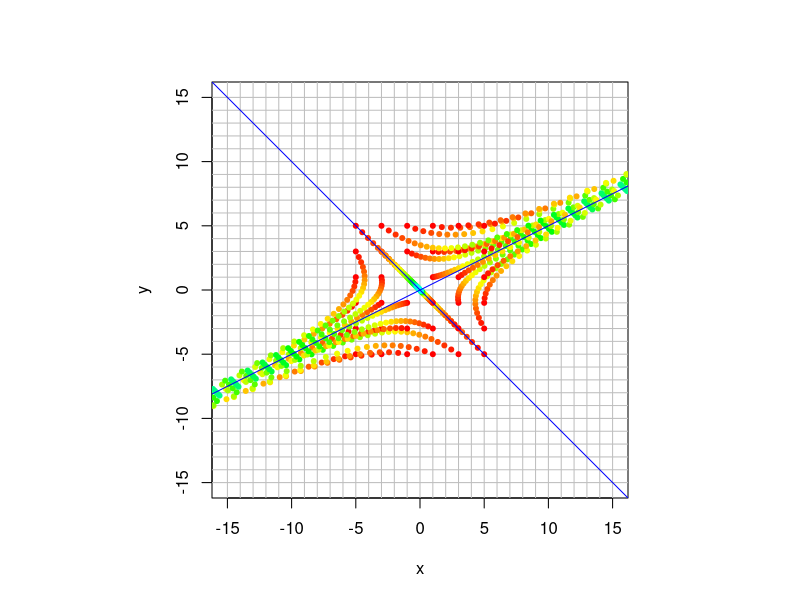
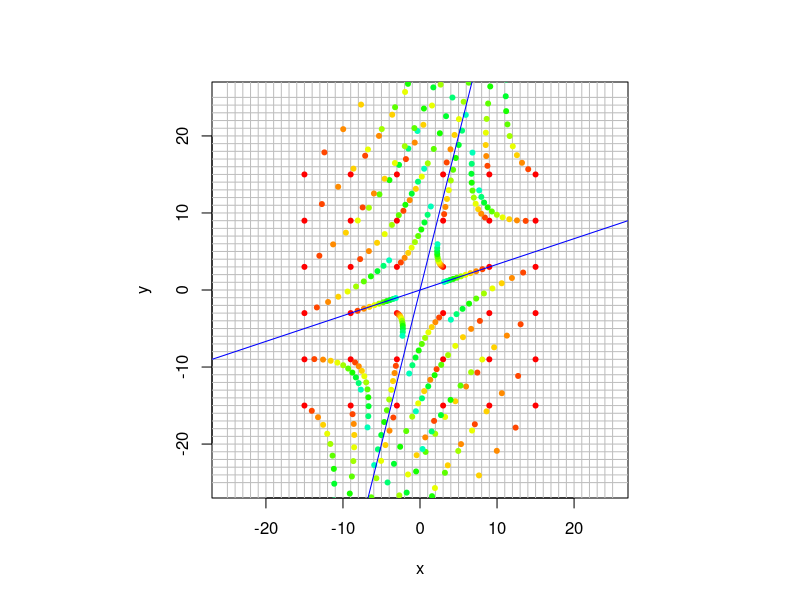
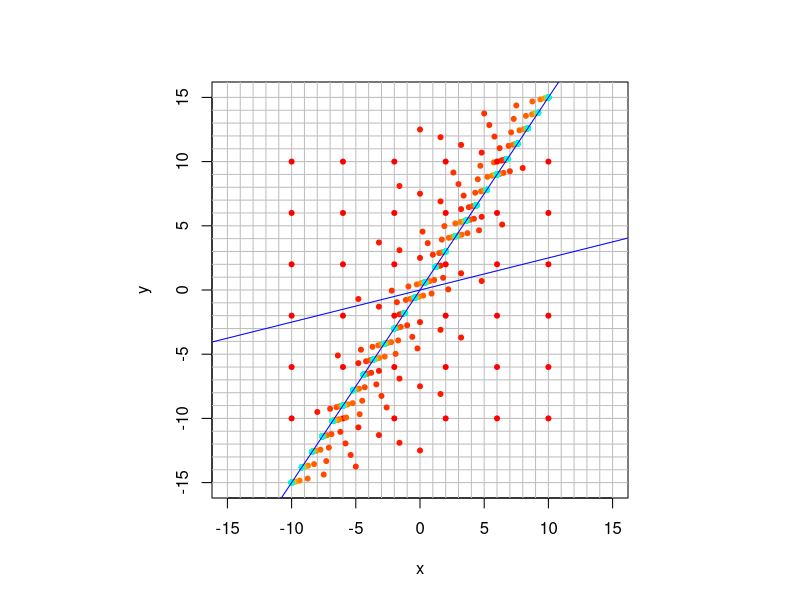
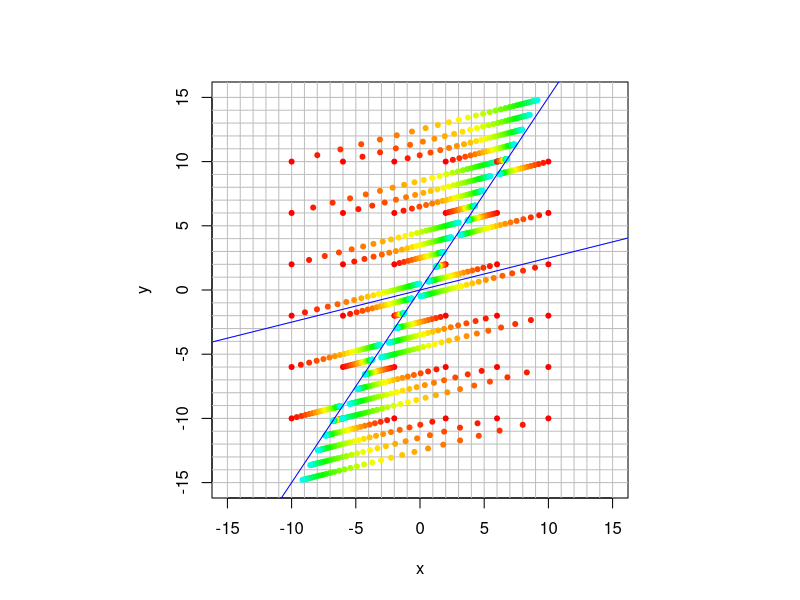
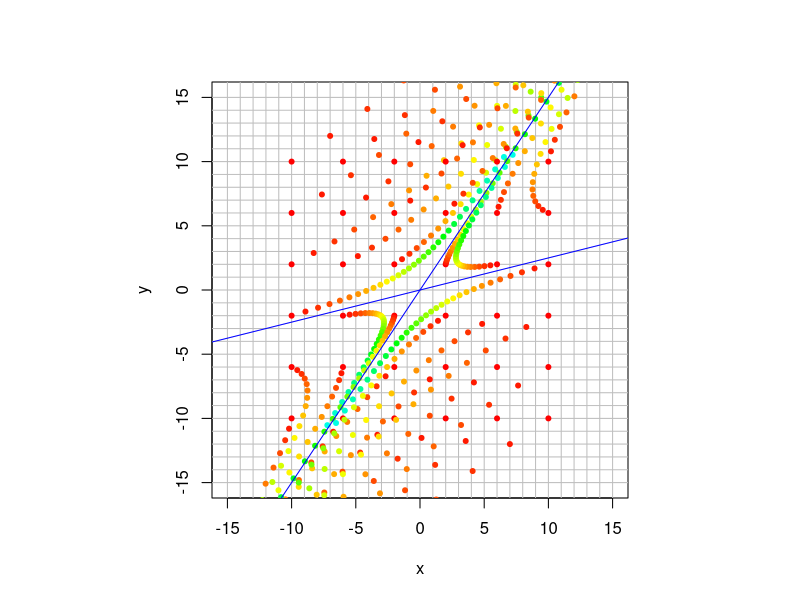
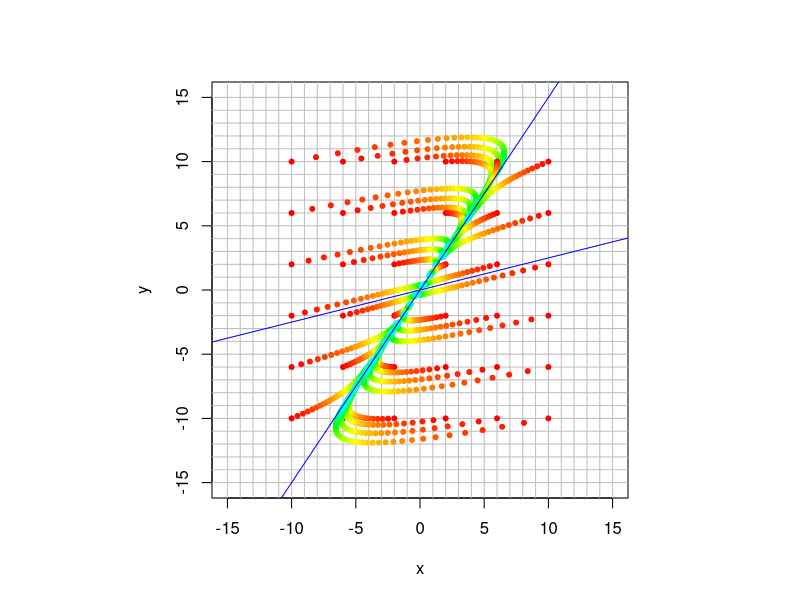
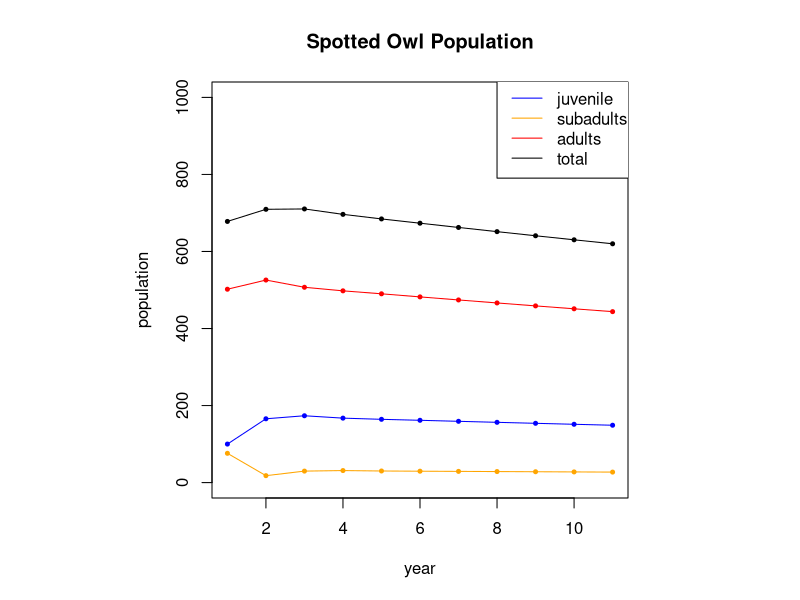
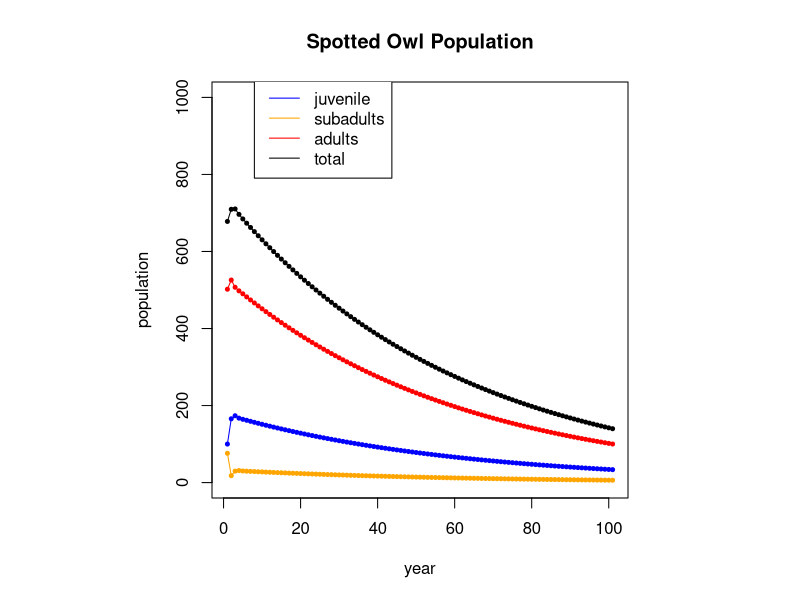

These charts were generated, in order, by the following R code:
## ---- chunk 1
(A =  cbind(c(-14,-20,-23),c(13,19,19),c(-2,-2,1)))
## ---- chunk 2
eigen(A)
## ---- chunk 3
vals = eigen(A)$values
vecs = eigen(A)$vectors
## ---- chunk 4
lambda1 = vals[1]
v1 = vecs[,1]
A %*% v1
lambda1 * v1
## ---- chunk 5
v1 = v1/sum(v1)
v1
## ---- chunk 6
(A = cbind(c(-5,-6,-7),c(6,7,8),c(-2,-2,-2)))
vals = eigen(A)$values
vals
vecs = eigen(A)$vectors
vecs
solve(vecs) %*% A %*% vecs
## ---- chunk 7
zapsmall(solve(vecs) %*% A %*% vecs)
## ---- chunk 8
B = cbind(c(3,-1,2),c(-1,3,2),c(2,2,0))
eigen(B)
vals = eigen(B)$values
vecs = eigen(B)$vectors
zapsmall(solve(vecs) %*% B %*% vecs)
## ---- chunk 9
C = cbind(c(3,-1,1),c(2,2,1),c(1,1,2))
eigen(C)
## ---- chunk 10
get_traj <- function(mat, x0, num) {
  traj = cbind(x0) 
  num
  for (i in 1:num) {
    traj = cbind(traj, mat %*% traj[,dim(traj)[2]])
    traj
  }
  return(traj)
}

plot_traj <- function(mat, x0, num) {
  traj = get_traj(mat,x0,num)
  points(traj[1,],traj[2,], pch=20, col=rainbow(length(traj)))
}

trajectory_plot <- function(mat, t=20, datamax=5, plotmax=10, numpoints=10, showEigenspaces=TRUE) {
  # initialize plot
  par(pty = "s")
  plot(c(0),c(0),type="n",
       xlim=c(-plotmax,plotmax),ylim=c(-plotmax,plotmax),
       xlab='x', ylab='y')
  abline(h=-plotmax:plotmax, v=-plotmax:plotmax, col="gray")
  mygrid <- expand.grid(x=seq(from = -datamax, by = 2*datamax/numpoints, l = numpoints+1),
                      y=seq(from =  -datamax, by = 2*datamax/numpoints, l = numpoints+1))
  for (i in 1:dim(mygrid)[1]) {
    plot_traj(mat,c(mygrid[i,1],mygrid[i,2]),t)
  }
  if (showEigenspaces) {
    eigen = eigen(mat)
    v1 = zapsmall(eigen$vectors[,1])
    v2 = zapsmall(eigen$vectors[,2])
    if (! class(v1[1]) == "complex") {
      if (v1[1] == 0) {abline(v=0)} else {
        abline(a=0,b=v1[2]/v1[1], col="blue")} 
      if (v2[1] == 0) {abline(v=0)} 
      else {abline(a=0,b=v2[2]/v2[1], col="blue")
      }   
    }
  }
}
## ---- chunk 11
A = 1/30 * cbind(c(31,2),c(4,29)) # the population dynamics matrix
x0 = c(5,-2) # the inital value
N = 8  # iterate N=10 times
X = matrix(0,nrow=nrow(A),ncol=N+1) # initialize an all 0 matrix to store values in
X[,1] = x0 # the first column is the initial population
for (i in 2:(N+1)) {  # loopn from 2 to N+1
  X[,i] = A %*% X[,i-1] # Apply A to column i-1 and put the value in column i
}
X # display the table
## ---- chunk 12
A = 1/30 * cbind(c(31,2),c(4,29))
trajectory_plot(A, t=30, datamax=5, plotmax=15, numpoints=5)
## ---- chunk 13
eigen(A)
## ---- chunk 14
A = 1/110 * cbind(c(97,-8),c(6,123)) # the population dynamics matrix
x0 = c(1,15) # the inital value
N = 8  # iterate N=10 times
X = matrix(0,nrow=nrow(A),ncol=N+1) # initialize an all 0 matrix to store values in
X[,1] = x0 # the first column is the initial population
for (i in 2:(N+1)) {  # loop from 2 to N+1
  X[,i] = A %*% X[,i-1] # Apply A to column i-1 and put the value in column i
}
X # display the table
## ---- chunk 15
eigen(A)
## ---- chunk 16
A = 1/110 * cbind(c(97,-8),c(6,123))
trajectory_plot(A, t=10, datamax=15, plotmax=25, numpoints=5)
## ---- chunk 17
A = rbind(c(0.4, 0.4), c(-0.15, 1.1))
eigen(A)
## ---- chunk 18
trajectory_plot(A, t=30, datamax=10, plotmax=15, numpoints=5)
## ---- chunk 19
A = rbind(c(0.88, 0.08), c(-0.03, 1.02))
eigen(A)
trajectory_plot(A, t=30, datamax=10, plotmax=15, numpoints=5)
## ---- chunk 20
A = rbind(c(0.86, 0.16), c(-0.06, 1.14))
eigen(A)
trajectory_plot(A, t=30, datamax=10, plotmax=15, numpoints=5)
## ---- chunk 21
A = rbind(c(0.882, 0.072), c(-0.027, 1.008))
eigen(A)
trajectory_plot(A, t=50, datamax=10, plotmax=15, numpoints=5)
## ---- chunk 22
A = cbind(c(0,0.18,0),c(0,0,.71),c(0.33,0,0.94)) # the population dynamics matrix
x0 = c(100,76,502) # the inital value
N = 10  # iterate N=10 times
X = matrix(0,nrow=nrow(A),ncol=N+1) # initialize an all 0 matrix to store values in
X[,1] = x0 # the first column is the initial population
for (i in 2:(N+1)) {  # loopn from 2 to N+1
  X[,i] = A %*% X[,i-1] # Apply A to column i-1 and put the value in column i
}
X # display the table
## ---- chunk 23
tot = X[1,] + X[2,] + X[3,]
t = seq(1,N+1)
plot(t,X[1,],type='l',col='blue',ylim=c(0,1000),ylab="population",xlab="year",main="Spotted Owl Population")
points(t,X[1,],col='blue',pch=20,cex=.8)
lines(t,X[2,],col='orange')
points(t,X[2,],col='orange',pch=20,cex=.8)
lines(t,X[3,],col='red')
points(t,X[3,],col='red',pch=20,cex=.8)
points(t,tot,col='black',pch=20,cex=.8)
lines(t,tot,col='black')
legend(8, 1050, legend=c("juvenile", "subadults", "adults","total"), col=c('blue','orange','red','black'), lty=1)
## ---- chunk 24
A = cbind(c(0,0.18,0),c(0,0,.71),c(0.33,0,0.94)) # the population dynamics matrix
x0 = c(100,76,502) # the inital value
N = 100  # iterate N times
X = matrix(0,nrow=nrow(A),ncol=N+1) # initialize an all 0 matrix to store values in
X[,1] = x0 # the first column is the initial population
for (i in 2:(N+1)) {  # loopn from 2 to N+1
  X[,i] = A %*% X[,i-1] # Apply A to column i-1 and put the value in column i
}
tot = X[1,] + X[2,] + X[3,]
t = seq(1,N+1)
plot(t,X[1,],type='l',col='blue',ylim=c(0,1000),ylab="population",xlab="year",main="Spotted Owl Population")
points(t,X[1,],col='blue',pch=20,cex=.8)
lines(t,X[2,],col='orange')
points(t,X[2,],col='orange',pch=20,cex=.8)
lines(t,X[3,],col='red')
points(t,X[3,],col='red',pch=20,cex=.8)
points(t,tot,col='black',pch=20,cex=.8)
lines(t,tot,col='black')
legend(8, 1050, legend=c("juvenile", "subadults", "adults","total"), col=c('blue','orange','red','black'), lty=1)
## ---- chunk 25
eigen(A)
vals = eigen(A)$values
vals
Mod(vals)
## ---- chunk 26
v1 = eigen(A)$vectors[,1] # get the first eigenvector
v1 = Re(v1) # drop the imaginary part
v1/sum(v1)  # scale it to sum to 1
## ---- chunk 27
A = cbind(c(0,0.26,0),c(0,0,.71),c(0.33,0,0.94))
eigen(A)
## ---- chunk 28
A = cbind(c(0,0.26,0),c(0,0,.71),c(0.33,0,0.94)) # the population dynamics matrix
x0 = c(100,76,502) # the inital value
N = 100  # iterate N times
X = matrix(0,nrow=nrow(A),ncol=N+1) # initialize an all 0 matrix to store values in
X[,1] = x0 # the first column is the initial population
for (i in 2:(N+1)) {  # loopn from 2 to N+1
  X[,i] = A %*% X[,i-1] # Apply A to column i-1 and put the value in column i
}
tot = X[1,] + X[2,] + X[3,]
t = seq(1,N+1)
plot(t,X[1,],type='l',col='blue',ylim=c(0,1000),ylab="population",xlab="year",main="Spotted Owl Population")
points(t,X[1,],col='blue',pch=20,cex=.8)
lines(t,X[2,],col='orange')
points(t,X[2,],col='orange',pch=20,cex=.8)
lines(t,X[3,],col='red')
points(t,X[3,],col='red',pch=20,cex=.8)
points(t,tot,col='black',pch=20,cex=.8)
lines(t,tot,col='black')
legend(8, 1050, legend=c("juvenile", "subadults", "adults","total"), col=c('blue','orange','red','black'), lty=1)
## ---- chunk 29
A = cbind(c(0,0.18,0),c(0,0,.71),c(0.33,0,0.94)) # the population dynamics matrix
x0 = c(70,600,8) # the inital value
N = 20  # iterate N times
X = matrix(0,nrow=nrow(A),ncol=N+1) # initialize an all 0 matrix to store values in
X[,1] = x0 # the first column is the initial population
for (i in 2:(N+1)) {  # loopn from 2 to N+1
  X[,i] = A %*% X[,i-1] # Apply A to column i-1 and put the value in column i
}
tot = X[1,] + X[2,] + X[3,]
## ---- chunk 30
t = seq(1,N+1)
plot(t,X[1,],type='l',col='blue',ylim=c(0,1000),ylab="population",xlab="year",main="Spotted Owl Population")
points(t,X[1,],col='blue',pch=20,cex=.8)
lines(t,X[2,],col='orange')
points(t,X[2,],col='orange',pch=20,cex=.8)
lines(t,X[3,],col='red')
points(t,X[3,],col='red',pch=20,cex=.8)
points(t,tot,col='black',pch=20,cex=.8)
lines(t,tot,col='black')
legend(8, 1050, legend=c("juvenile", "subadults", "adults","total"), col=c('blue','orange','red','black'), lty=1)
## ---- chunk 31
F = cbind(c(0,1),c(1,1)) # the population dynamics matrix
x0 = c(0,1) # the inital value
N = 11  # iterate N times
X = matrix(0,nrow=nrow(F),ncol=N+1) # initialize an all 0 matrix to store values in
X[,1] = x0 # the first column is x_1
for (i in 2:(N+1)) {  # loopn from 2 to N+1
  X[,i] = F %*% X[,i-1] # Apply A to column i-1 and put the value in column i
}
X 
## ---- chunk 32
g = (1 + sqrt(5))/2
gb = (1 - sqrt(5))/2
c(g,gb)
## ---- chunk 33
n = 10
1/sqrt(5)*g^n - 1/sqrt(5)*gb^n
## ---- chunk 34
n = 58
1/sqrt(5)*g^n - 1/sqrt(5)*gb^n
